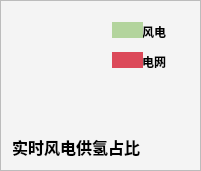
         <widget class="QFrame" name="frame_16">
          <property name="geometry">
           <rect>
            <x>420</x>
            <y>200</y>
            <width>201</width>
            <height>171</height>
           </rect>
          </property>
          <property name="styleSheet">
           <string notr="true">background-color: rgb(244, 244, 244);</string>
          </property>
          <property name="frameShape">
           <enum>QFrame::StyledPanel</enum>
          </property>
          <property name="frameShadow">
           <enum>QFrame::Raised</enum>
          </property>
          <layout class="QVBoxLayout" name="verticalLayout_12" stretch="9,1">
           <item>
            <widget class="QWidget" name="gongqingzhanbi" native="true">
             <widget class="QLabel" name="label">
              <property name="geometry">
               <rect>
                <x>130</x>
                <y>10</y>
                <width>54</width>
                <height>20</height>
               </rect>
              </property>
              <property name="font">
               <font>
                <weight>75</weight>
                <bold>true</bold>
               </font>
              </property>
              <property name="text">
               <string>风电</string>
              </property>
             </widget>
             <widget class="QLabel" name="label_6">
              <property name="geometry">
               <rect>
                <x>130</x>
                <y>40</y>
                <width>54</width>
                <height>20</height>
               </rect>
              </property>
              <property name="font">
               <font>
                <weight>75</weight>
                <bold>true</bold>
               </font>
              </property>
              <property name="text">
               <string>电网</string>
              </property>
             </widget>
             <widget class="QLabel" name="label_10">
              <property name="geometry">
               <rect>
                <x>100</x>
                <y>10</y>
                <width>31</width>
                <height>16</height>
               </rect>
              </property>
              <property name="styleSheet">
               <string notr="true">background-color: rgb(179, 212, 157);</string>
              </property>
              <property name="text">
               <string/>
              </property>
             </widget>
             <widget class="QLabel" name="label_19">
              <property name="geometry">
               <rect>
                <x>100</x>
                <y>40</y>
                <width>31</width>
                <height>16</height>
               </rect>
              </property>
              <property name="styleSheet">
               <string notr="true">background-color: rgb(220, 73, 89);</string>
              </property>
              <property name="text">
               <string/>
              </property>
             </widget>
            </widget>
           </item>
           <item>
            <widget class="QLabel" name="label_21">
             <property name="font">
              <font>
               <family>AcadEref</family>
               <pointsize>12</pointsize>
               <weight>75</weight>
               <bold>true</bold>
              </font>
             </property>
             <property name="text">
              <string>实时风电供氢占比</string>
             </property>
            </widget>
           </item>
          </layout>
         </widget>
